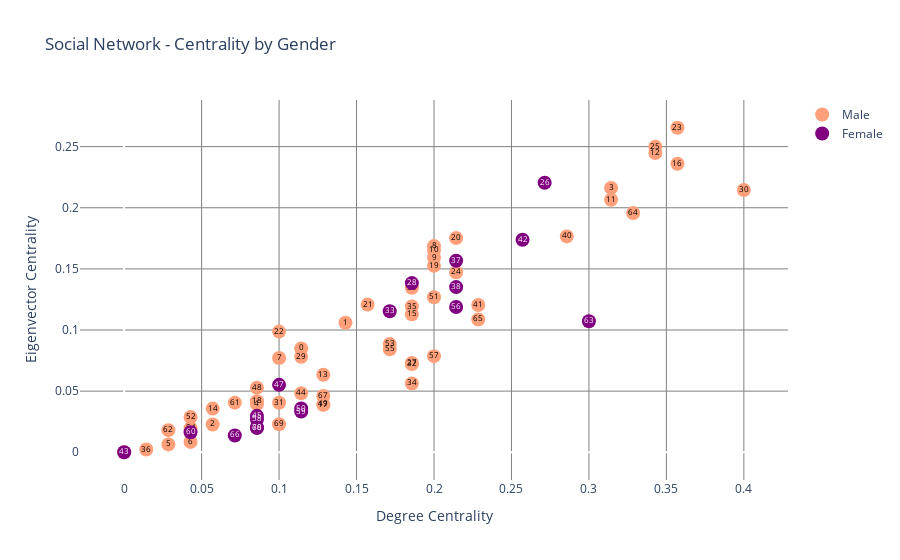

Write notebook code for a chart like this one.
### Markdown cell above
#### Scatter Plot of Social Network Eigenvector Centrality by Gender

### Code cell
fig = go.Figure()
fig.add_trace(go.Scatter(
    x=social_df[social_df['gender']==1]['deg_centrality'],
    y=social_df[social_df['gender']==1]['eig_centrality'],
    text=social_df[social_df['gender']==1]['id'],
    hoverinfo='text',
    mode='markers+text',
    name='Male',
    textfont_size=8,
    textfont_color='black',
    marker=dict(size=14, 
                color='lightsalmon',
                symbol='circle')))

fig.add_trace(go.Scatter(
    x = social_df[social_df['gender']==2]['deg_centrality'],
    y = social_df[social_df['gender']==2]['eig_centrality'],
    text=social_df[social_df['gender']==2]['id'],
    mode='markers+text',
    name = 'Female',
    textfont_size=8,
    textfont_color='white',
    marker=dict(size=14, 
                color='purple', 
                symbol='circle')))
    

fig.update_layout(go.Layout(
    title='Social Network - Centrality by Gender',
    xaxis=dict(
        title='Degree Centrality'
    ),
    yaxis=dict(
        title='Eigenvector Centrality'
    ),
    hovermode='closest',
    plot_bgcolor='white',
    paper_bgcolor='white',
))
fig.update_xaxes(showgrid=True, gridwidth=1, gridcolor='grey')
fig.update_yaxes(showgrid=True, gridwidth=1, gridcolor='grey')
fig.show()

### Figure 1 — Plotly figure (JSON) as saved in the notebook; plotly's stock layout.template omitted (floating-point values rounded to 4 significant figures)
{"data": [{"hoverinfo": "text", "marker": {"color": "lightsalmon", "size": 14, "symbol": "circle"}, "mode": "markers+text", "name": "Male", "text": [0, 1, 2, 3, 4, 5, 6, 7, 8, 9, 10, 11, 12, 13, 14, 15, 16, 17, 18, 19, 20, 21, 22, 23, 24, 25, 27, 29, 30, 31, 32, 34, 35, 36, 39, 40, 41, 44, 46, 48, 49, 51, 52, 53, 54, 55, 57, 61, 62, 64, 65, 67, 69], "textfont": {"color": "black", "size": 8}, "type": "scatter", "x": [0.1143, 0.1429, 0.05714, 0.3143, 0.08571, 0.02857, 0.04286, 0.1, 0.2, 0.2, 0.2, 0.3143, 0.3429, 0.1286, 0.05714, 0.1857, 0.3571, 0.1286, 0.08571, 0.2, 0.2143, 0.1571, 0.1, 0.3571, 0.2143, 0.3429, 0.1857, 0.1143, 0.4, 0.1, 0.1857, 0.1857, 0.1857, 0.01429, 0.1857, 0.2857, 0.2286, 0.1143, 0, 0.08571, 0.1286, 0.2, 0.04286, 0.1714, 0.04286, 0.1714, 0.2, 0.07143, 0.02857, 0.3286, 0.2286, 0.1286, 0.1], "y": [0.08492, 0.1059, 0.02275, 0.2162, 0.03942, 0.006437, 0.008465, 0.07715, 0.1686, 0.1592, 0.1655, 0.2065, 0.2447, 0.06339, 0.03569, 0.1128, 0.236, 0.03877, 0.04177, 0.1525, 0.1752, 0.1208, 0.09868, 0.2654, 0.1472, 0.2499, 0.07296, 0.07812, 0.2145, 0.04052, 0.07216, 0.05625, 0.1192, 0.002249, 0.1345, 0.1766, 0.1205, 0.04818, 1.496e-28, 0.05282, 0.0391, 0.1268, 0.02885, 0.0885, 0.01974, 0.08417, 0.07862, 0.04056, 0.01806, 0.1957, 0.1086, 0.04603, 0.02293]}, {"marker": {"color": "purple", "size": 14, "symbol": "circle"}, "mode": "markers+text", "name": "Female", "text": [26, 28, 33, 37, 38, 42, 43, 45, 47, 50, 56, 58, 59, 60, 63, 66, 68, 70], "textfont": {"color": "white", "size": 8}, "type": "scatter", "x": [0.2714, 0.1857, 0.1714, 0.2143, 0.2143, 0.2571, 0, 0.08571, 0.1, 0.1143, 0.2143, 0.08571, 0.1143, 0.04286, 0.3, 0.07143, 0.08571, 0.08571], "y": [0.2205, 0.1383, 0.1153, 0.1567, 0.1351, 0.1738, 1.496e-28, 0.02978, 0.05512, 0.03577, 0.1188, 0.02693, 0.0333, 0.01634, 0.1072, 0.01372, 0.02008, 0.02008]}], "layout": {"hovermode": "closest", "paper_bgcolor": "white", "plot_bgcolor": "white", "title": {"text": "Social Network - Centrality by Gender"}, "xaxis": {"gridcolor": "grey", "gridwidth": 1, "showgrid": true, "title": {"text": "Degree Centrality"}}, "yaxis": {"gridcolor": "grey", "gridwidth": 1, "showgrid": true, "title": {"text": "Eigenvector Centrality"}}}}
